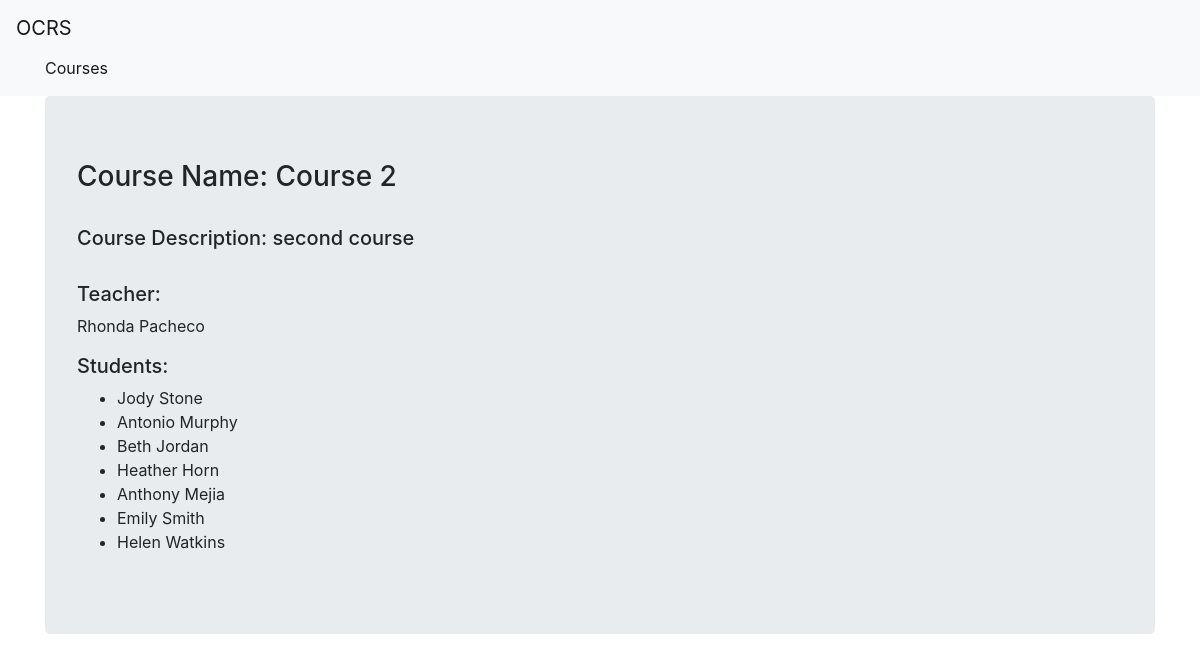
/courses/2/, run on the app's committed database.
### mysite/models.py (models this page shows, shortened)
class Course(models.Model):
    course_name = models.CharField(max_length=50)
    course_description = models.CharField(max_length=300)
    students = models.ManyToManyField(Student)
    teacher = models.ManyToManyField(Teacher)

class Teacher(models.Model):
    user = models.OneToOneField(User, on_delete=models.CASCADE,blank=True,null=True)
    teacher_name = models.CharField(max_length=50)

class Student(models.Model):
    user = models.OneToOneField(User, on_delete=models.CASCADE, blank=True,null=True)
    name = models.CharField(max_length=50)

### mysite/views.py (the view)
# urls.py: path('courses/<int:pk>/',views.CourseDetailView.as_view(),name="course_detail"),
class CourseDetailView(DetailView):
    model = Course

### mysite/templates/mysite/course_detail.html
{% extends "mysite/base.html"%}
{% block body_block %}
<div class="jumbotron">
  <h3>Course Name: {{object.course_name}}</h3><br>
  <h5>Course Description: {{object.course_description}}</h5><br>
  {% for teacher in object.teacher.all %}
  <h5>Teacher:</h5>
  <p>{{teacher.teacher_name}}</p>
  {% empty %}
  <p>NONE</p>
  {% endfor %}
  <h5>Students: </h5>
  <ul>
    {% for student in object.students.all %}
    <li>{{student.name}}</li>
    {% empty %}
    <p>NONE</p>
    {% endfor %}
  </ul>
</div>
{% endblock %}

### mysite/templates/mysite/base.html (shortened to what this page needs)
<!DOCTYPE html>
<html lang="en" dir="ltr">
  <head>
    <link rel="stylesheet" href="https://stackpath.bootstrapcdn.com/bootstrap/4.5.0/css/bootstrap.min.css">
  </head>
  <body>
    <nav class='navbar navbard-expand-lg navbar-light bg-light'>
      <a class='navbar-brand' href="{% url 'mysite:index' %}">OCRS</a>
      <div class="container">
        <ul class='navbar-nav mr-auto'>
          <li class='nav-item active'> <a class='nav-link' href="{% url 'mysite:courses' %}">Courses</a></li>
        </ul>
      </div>
    </nav>
    <div class="container">
      {% block body_block%}
      {% endblock %}
    </div>
    </body>
</html>

### data on the page
Course: course_name "Course 2", course_description "second course"
Teacher: teacher_name "Rhonda Pacheco"
Student: name "Jody Stone"
Student: name "Antonio Murphy"
Student: name "Beth Jordan"
Student: name "Heather Horn"
Student: name "Anthony Mejia"
Student: name "Emily Smith"
Student: name "Helen Watkins"
